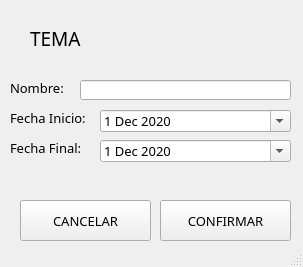
<?xml version="1.0" encoding="UTF-8"?>
<ui version="4.0">
 <class>DatosTema</class>
 <widget class="QMainWindow" name="DatosTema">
  <property name="geometry">
   <rect>
    <x>0</x>
    <y>0</y>
    <width>303</width>
    <height>267</height>
   </rect>
  </property>
  <property name="font">
   <font>
    <family>Arial Rounded MT Bold</family>
    <pointsize>10</pointsize>
   </font>
  </property>
  <property name="windowTitle">
   <string>Insertar Tema</string>
  </property>
  <widget class="QWidget" name="centralwidget">
   <widget class="QLabel" name="label">
    <property name="geometry">
     <rect>
      <x>30</x>
      <y>30</y>
      <width>61</width>
      <height>16</height>
     </rect>
    </property>
    <property name="font">
     <font>
      <family>Arial Rounded MT Bold</family>
      <pointsize>14</pointsize>
     </font>
    </property>
    <property name="text">
     <string>TEMA</string>
    </property>
   </widget>
   <widget class="QLabel" name="label_2">
    <property name="geometry">
     <rect>
      <x>10</x>
      <y>80</y>
      <width>61</width>
      <height>16</height>
     </rect>
    </property>
    <property name="font">
     <font>
      <family>Arial Rounded MT Bold</family>
      <pointsize>10</pointsize>
     </font>
    </property>
    <property name="text">
     <string>Nombre: </string>
    </property>
   </widget>
   <widget class="QLabel" name="label_3">
    <property name="geometry">
     <rect>
      <x>10</x>
      <y>110</y>
      <width>91</width>
      <height>16</height>
     </rect>
    </property>
    <property name="font">
     <font>
      <family>Arial Rounded MT Bold</family>
      <pointsize>10</pointsize>
     </font>
    </property>
    <property name="text">
     <string>Fecha Inicio: </string>
    </property>
   </widget>
   <widget class="QLabel" name="label_4">
    <property name="geometry">
     <rect>
      <x>10</x>
      <y>140</y>
      <width>91</width>
      <height>16</height>
     </rect>
    </property>
    <property name="font">
     <font>
      <family>Arial Rounded MT Bold</family>
      <pointsize>10</pointsize>
     </font>
    </property>
    <property name="text">
     <string>Fecha Final: </string>
    </property>
   </widget>
   <widget class="QLineEdit" name="nombre">
    <property name="geometry">
     <rect>
      <x>80</x>
      <y>80</y>
      <width>211</width>
      <height>20</height>
     </rect>
    </property>
   </widget>
   <widget class="QPushButton" name="confirmar">
    <property name="geometry">
     <rect>
      <x>160</x>
      <y>200</y>
      <width>131</width>
      <height>41</height>
     </rect>
    </property>
    <property name="font">
     <font>
      <family>Arial Rounded MT Bold</family>
      <pointsize>10</pointsize>
      <weight>50</weight>
      <bold>false</bold>
     </font>
    </property>
    <property name="text">
     <string>CONFIRMAR</string>
    </property>
    <property name="checkable">
     <bool>false</bool>
    </property>
    <property name="autoDefault">
     <bool>false</bool>
    </property>
    <property name="default">
     <bool>false</bool>
    </property>
    <property name="flat">
     <bool>false</bool>
    </property>
   </widget>
   <widget class="QPushButton" name="cancelar">
    <property name="geometry">
     <rect>
      <x>20</x>
      <y>200</y>
      <width>131</width>
      <height>41</height>
     </rect>
    </property>
    <property name="font">
     <font>
      <family>Arial Rounded MT Bold</family>
      <pointsize>10</pointsize>
      <weight>50</weight>
      <bold>false</bold>
     </font>
    </property>
    <property name="text">
     <string>CANCELAR</string>
    </property>
    <property name="checkable">
     <bool>false</bool>
    </property>
    <property name="autoDefault">
     <bool>false</bool>
    </property>
    <property name="default">
     <bool>false</bool>
    </property>
    <property name="flat">
     <bool>false</bool>
    </property>
   </widget>
   <widget class="QDateEdit" name="fechaInicio">
    <property name="geometry">
     <rect>
      <x>100</x>
      <y>110</y>
      <width>191</width>
      <height>22</height>
     </rect>
    </property>
    <property name="minimumDateTime">
     <datetime>
      <hour>0</hour>
      <minute>0</minute>
      <second>0</second>
      <year>1752</year>
      <month>9</month>
      <day>14</day>
     </datetime>
    </property>
    <property name="maximumTime">
     <time>
      <hour>23</hour>
      <minute>59</minute>
      <second>59</second>
     </time>
    </property>
    <property name="calendarPopup">
     <bool>true</bool>
    </property>
    <property name="date">
     <date>
      <year>2020</year>
      <month>12</month>
      <day>1</day>
     </date>
    </property>
   </widget>
   <widget class="QDateEdit" name="fechaFin">
    <property name="geometry">
     <rect>
      <x>100</x>
      <y>140</y>
      <width>191</width>
      <height>22</height>
     </rect>
    </property>
    <property name="minimumDateTime">
     <datetime>
      <hour>0</hour>
      <minute>0</minute>
      <second>0</second>
      <year>1752</year>
      <month>9</month>
      <day>14</day>
     </datetime>
    </property>
    <property name="maximumTime">
     <time>
      <hour>23</hour>
      <minute>59</minute>
      <second>59</second>
     </time>
    </property>
    <property name="calendarPopup">
     <bool>true</bool>
    </property>
    <property name="date">
     <date>
      <year>2020</year>
      <month>12</month>
      <day>1</day>
     </date>
    </property>
   </widget>
  </widget>
  <widget class="QStatusBar" name="statusbar"/>
 </widget>
 <resources/>
 <connections/>
</ui>
